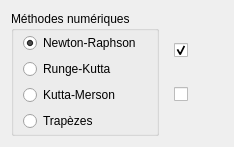
                 <widget class="QWidget" name="page_3">
                  <layout class="QHBoxLayout" name="horizontalLayout_5">
                   <item>
                    <widget class="QGroupBox" name="groupBox_methodedxfixe">
                     <property name="minimumSize">
                      <size>
                       <width>0</width>
                       <height>122</height>
                      </size>
                     </property>
                     <property name="title">
                      <string>Méthodes numériques</string>
                     </property>
                     <layout class="QVBoxLayout" name="verticalLayout_6">
                      <property name="topMargin">
                       <number>2</number>
                      </property>
                      <property name="bottomMargin">
                       <number>2</number>
                      </property>
                      <item>
                       <widget class="QRadioButton" name="radioButton_NR">
                        <property name="toolTip">
                         <string>Se base sur le bilan de l'énergie spécifique : E=y+(V^2)/(2g)</string>
                        </property>
                        <property name="toolTipDuration">
                         <number>-1</number>
                        </property>
                        <property name="statusTip">
                         <string/>
                        </property>
                        <property name="text">
                         <string>Newton-Raphson</string>
                        </property>
                        <property name="checked">
                         <bool>true</bool>
                        </property>
                       </widget>
                      </item>
                      <item>
                       <widget class="QRadioButton" name="radioButton_RK4">
                        <property name="text">
                         <string>Runge-Kutta</string>
                        </property>
                       </widget>
                      </item>
                      <item>
                       <widget class="QRadioButton" name="radioButton_KM">
                        <property name="text">
                         <string>Kutta-Merson</string>
                        </property>
                        <property name="checked">
                         <bool>false</bool>
                        </property>
                       </widget>
                      </item>
                      <item>
                       <widget class="QRadioButton" name="radioButton_Trap">
                        <property name="text">
                         <string>Trapèzes</string>
                        </property>
                        <property name="checked">
                         <bool>false</bool>
                        </property>
                       </widget>
                      </item>
                     </layout>
                    </widget>
                   </item>
                   <item>
                    <widget class="QStackedWidget" name="stackedWidget_Sfmoy">
                     <property name="minimumSize">
                      <size>
                       <width>0</width>
                       <height>110</height>
                      </size>
                     </property>
                     <property name="currentIndex">
                      <number>0</number>
                     </property>
                     <widget class="QWidget" name="page_5">
                      <layout class="QHBoxLayout" name="horizontalLayout_23">
                       <item>
                        <layout class="QHBoxLayout" name="horizontalLayout_19">
                         <item>
                          <layout class="QVBoxLayout" name="verticalLayout_22">
                           <item>
                            <widget class="QCheckBox" name="checkBox_Sfmoy1">
                             <property name="text">
                              <string/>
                             </property>
                             <property name="checked">
                              <bool>true</bool>
                             </property>
                             <property name="autoExclusive">
                              <bool>true</bool>
                             </property>
                            </widget>
                           </item>
                           <item>
                            <widget class="QCheckBox" name="checkBox_Sfmoy2">
                             <property name="text">
                              <string/>
                             </property>
                             <property name="autoExclusive">
                              <bool>true</bool>
                             </property>
                            </widget>
                           </item>
                          </layout>
                         </item>
                         <item>
                          <layout class="QVBoxLayout" name="verticalLayout_8">
                           <item>
                            <widget class="QLabel" name="label_15">
                             <property name="minimumSize">
                              <size>
                               <width>0</width>
                               <height>25</height>
                              </size>
                             </property>
                             <property name="maximumSize">
                              <size>
                               <width>16777215</width>
                               <height>39</height>
                              </size>
                             </property>
                             <property name="text">
                              <string/>
                             </property>
                             <property name="pixmap">
                              <pixmap resource="qtresource.qrc">:/icons/figSfmoy1.png</pixmap>
                             </property>
                             <property name="scaledContents">
                              <bool>true</bool>
                             </property>
                            </widget>
                           </item>
                           <item>
                            <widget class="QLabel" name="label_16">
                             <property name="minimumSize">
                              <size>
                               <width>0</width>
                               <height>21</height>
                              </size>
                             </property>
                             <property name="maximumSize">
                              <size>
                               <width>16777215</width>
                               <height>45</height>
                              </size>
                             </property>
                             <property name="toolTip">
                              <string>Pente moyenne du ligne de charge totale utilisée dans HEC-RAS par défaut, K est la débitance.</string>
                             </property>
                             <property name="text">
                              <string/>
                             </property>
                             <property name="pixmap">
                              <pixmap resource="qtresource.qrc">:/icons/figSfmoy2.png</pixmap>
                             </property>
                             <property name="scaledContents">
                              <bool>true</bool>
                             </property>
                            </widget>
                           </item>
                          </layout>
                         </item>
                         <item>
                          <widget class="QLabel" name="label_2">
                           <property name="minimumSize">
                            <size>
                             <width>0</width>
                             <height>25</height>
                            </size>
                           </property>
                           <property name="text">
                            <string/>
                           </property>
                           <property name="pixmap">
                            <pixmap resource="qtresource.qrc">:/icons/figeqtdiffEnergGVF.png</pixmap>
                           </property>
                           <property name="scaledContents">
                            <bool>true</bool>
                           </property>
                           <property name="wordWrap">
                            <bool>true</bool>
                           </property>
                          </widget>
                         </item>
                        </layout>
                       </item>
                      </layout>
                     </widget>
                     <widget class="QWidget" name="page_6">
                      <layout class="QVBoxLayout" name="verticalLayout_3">
                       <item>
                        <widget class="QLabel" name="label_17">
                         <property name="text">
                          <string/>
                         </property>
                         <property name="pixmap">
                          <pixmap resource="qtresource.qrc">:/icons/figeqtdiffGVF.png</pixmap>
                         </property>
                         <property name="scaledContents">
                          <bool>true</bool>
                         </property>
                        </widget>
                       </item>
                      </layout>
                     </widget>
                    </widget>
                   </item>
                  </layout>
                 </widget>
